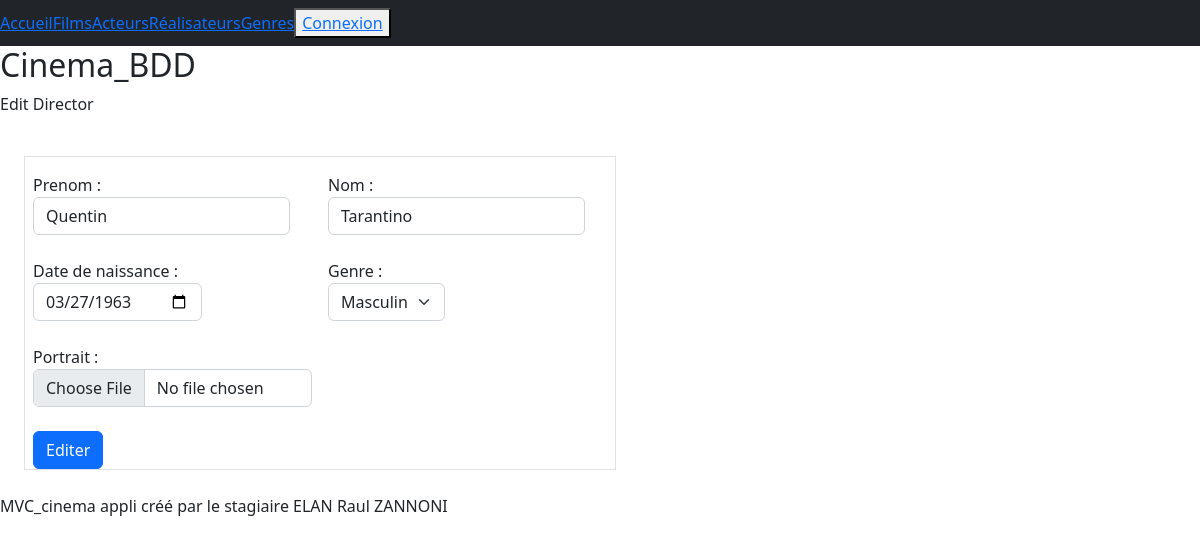
Screenshot of /index.php?action=editDirector&id=1 with the database file from the repository.
### tables this page shows
CREATE TABLE IF NOT EXISTS `director` (
  `id_director` int(11) NOT NULL AUTO_INCREMENT,
  `id_person` int(11) NOT NULL,
  PRIMARY KEY (`id_director`),
  KEY `id_personne` (`id_person`),
  CONSTRAINT `FK_director_person` FOREIGN KEY (`id_person`) REFERENCES `person` (`id_person`)
);

CREATE TABLE IF NOT EXISTS `person` (
  `id_person` int(11) NOT NULL AUTO_INCREMENT,
  `first_name_person` varchar(50) NOT NULL,
  `name_person` varchar(50) NOT NULL,
  `sex_person` varchar(50) NOT NULL,
  `birth_person` date NOT NULL,
  `portrait_person` varchar(100) DEFAULT NULL,
  PRIMARY KEY (`id_person`)
);

### controller/CinemaController.php (called while the page is built, shortened)
<?php
class CinemaController
    {
        public function editDirector($id)
            {
                $pdo = Connect::dbConnect();
                $sql_directorDetail =  "SELECT * FROM person p, director d
                                        WHERE p.id_person = d.id_person
                                        AND d.id_person = :id";
                $db_directorDetail = $pdo->prepare($sql_directorDetail);
                $db_directorDetail->execute(["id" => $id]);
                require "view/directors/editDirector.php";
            }
    }
?>

### view/directors/editDirector.php (the view, shortened to what this page needs)
<?php
$directorDetail = $db_directorDetail->fetch();
?>
<div id="edit Director">
    <h2>Cinema_BDD</h2>
    <p>Edit Director</p>
</div>
<div class="p-2">
    <form class="row w-50 g-3 p-6 m-3 border" action="index.php?action=editDirector&id=<?= $directorDetail["id_person"]; ?>" method="post" enctype="multipart/form-data" autocomplete="off">
        <div class="col-md-6">
            <label for="first_name" class="form-label">Prenom :
                <input type="text" class="form-control" name="first_name" id="first_name" value="<?= $directorDetail["first_name_person"]; ?>">
            </label>
        </div>
        <div class="col-md-6">
            <label for="name" class="form-label">Nom :
                <input type="text" class="form-control" name="name" id="name" value="<?= $directorDetail["name_person"]; ?>">
            </label>
        </div>
        <div class="col-md-6">
            <label for="birth" class="form-label">Date de naissance :
                <input type="date" class="form-control" name="birth" id="birth" value="<?= $directorDetail["birth_person"]; ?>">
            </label>
        </div>
        <div class="col-md-6">
            <label for="sexe" class="form-label">Genre :
                <select class="form-select" name="sexe" id="sexe">
                    <?php
                        switch($directorDetail["sex_person"])
                            {
                                case "Masculin":
                                    echo    "<option value='Masculin' selected>Masculin</option>
                                            <option value='Feminin'>Feminin</option>
                                            <option value='Autre'>Autre</option>";
                                    break;
                            }
                    ?>
                </select>
            </label>
        </div>
        <div class="col-md-6">
            <label for="portrait" class="form-label">Portrait :
                <input type="file" class="form-control" name="portrait" id="portrait">
            </label>
        </div>
        <div class="col-12">
            <button type="submit" name="submit" class="btn btn-primary">Editer</button>
        </div>
    </form>
</div>
</div>
<?php
require "view/template.php";
?>

### rows the page displays
director: first_name "Quentin", name "Tarantino", birth "03/27/1963"
person: sexe "Masculin"
